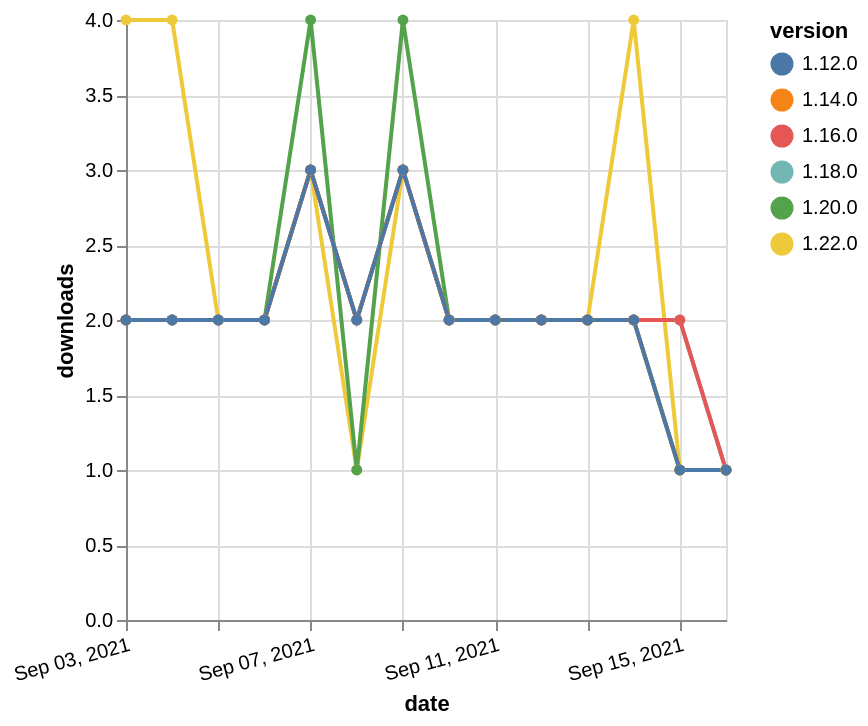

Vega-Lite specification stored for this chart:
### Vega-Lite specification from a JSON file in a GitHub repository (floating-point values rounded to 4 significant figures)
{"$schema": "https://vega.github.io/schema/vega-lite/v5.json", "description": "A simple bar chart with embedded data.", "data": {"values": [{"date": "2021-09-03", "total": 995, "delta": 2, "version": "1.18.0"}, {"date": "2021-09-04", "total": 997, "delta": 2, "version": "1.18.0"}, {"date": "2021-09-05", "total": 999, "delta": 2, "version": "1.18.0"}, {"date": "2021-09-06", "total": 1001, "delta": 2, "version": "1.18.0"}, {"date": "2021-09-07", "total": 1004, "delta": 3, "version": "1.18.0"}, {"date": "2021-09-08", "total": 1006, "delta": 2, "version": "1.18.0"}, {"date": "2021-09-09", "total": 1009, "delta": 3, "version": "1.18.0"}, {"date": "2021-09-10", "total": 1011, "delta": 2, "version": "1.18.0"}, {"date": "2021-09-11", "total": 1013, "delta": 2, "version": "1.18.0"}, {"date": "2021-09-12", "total": 1015, "delta": 2, "version": "1.18.0"}, {"date": "2021-09-13", "total": 1017, "delta": 2, "version": "1.18.0"}, {"date": "2021-09-14", "total": 1019, "delta": 2, "version": "1.18.0"}, {"date": "2021-09-15", "total": 1021, "delta": 2, "version": "1.18.0"}, {"date": "2021-09-16", "total": 1022, "delta": 1, "version": "1.18.0"}, {"date": "2021-09-03", "total": 217, "delta": 4, "version": "1.22.0"}, {"date": "2021-09-04", "total": 221, "delta": 4, "version": "1.22.0"}, {"date": "2021-09-05", "total": 223, "delta": 2, "version": "1.22.0"}, {"date": "2021-09-06", "total": 225, "delta": 2, "version": "1.22.0"}, {"date": "2021-09-07", "total": 228, "delta": 3, "version": "1.22.0"}, {"date": "2021-09-08", "total": 229, "delta": 1, "version": "1.22.0"}, {"date": "2021-09-09", "total": 232, "delta": 3, "version": "1.22.0"}, {"date": "2021-09-10", "total": 234, "delta": 2, "version": "1.22.0"}, {"date": "2021-09-11", "total": 236, "delta": 2, "version": "1.22.0"}, {"date": "2021-09-12", "total": 238, "delta": 2, "version": "1.22.0"}, {"date": "2021-09-13", "total": 240, "delta": 2, "version": "1.22.0"}, {"date": "2021-09-14", "total": 244, "delta": 4, "version": "1.22.0"}, {"date": "2021-09-15", "total": 245, "delta": 1, "version": "1.22.0"}, {"date": "2021-09-16", "total": 246, "delta": 1, "version": "1.22.0"}, {"date": "2021-09-03", "total": 691, "delta": 2, "version": "1.20.0"}, {"date": "2021-09-04", "total": 693, "delta": 2, "version": "1.20.0"}, {"date": "2021-09-05", "total": 695, "delta": 2, "version": "1.20.0"}, {"date": "2021-09-06", "total": 697, "delta": 2, "version": "1.20.0"}, {"date": "2021-09-07", "total": 701, "delta": 4, "version": "1.20.0"}, {"date": "2021-09-08", "total": 702, "delta": 1, "version": "1.20.0"}, {"date": "2021-09-09", "total": 706, "delta": 4, "version": "1.20.0"}, {"date": "2021-09-10", "total": 708, "delta": 2, "version": "1.20.0"}, {"date": "2021-09-11", "total": 710, "delta": 2, "version": "1.20.0"}, {"date": "2021-09-12", "total": 712, "delta": 2, "version": "1.20.0"}, {"date": "2021-09-13", "total": 714, "delta": 2, "version": "1.20.0"}, {"date": "2021-09-14", "total": 716, "delta": 2, "version": "1.20.0"}, {"date": "2021-09-15", "total": 717, "delta": 1, "version": "1.20.0"}, {"date": "2021-09-16", "total": 718, "delta": 1, "version": "1.20.0"}, {"date": "2021-09-03", "total": 1498, "delta": 2, "version": "1.16.0"}, {"date": "2021-09-04", "total": 1500, "delta": 2, "version": "1.16.0"}, {"date": "2021-09-05", "total": 1502, "delta": 2, "version": "1.16.0"}, {"date": "2021-09-06", "total": 1504, "delta": 2, "version": "1.16.0"}, {"date": "2021-09-07", "total": 1507, "delta": 3, "version": "1.16.0"}, {"date": "2021-09-08", "total": 1509, "delta": 2, "version": "1.16.0"}, {"date": "2021-09-09", "total": 1512, "delta": 3, "version": "1.16.0"}, {"date": "2021-09-10", "total": 1514, "delta": 2, "version": "1.16.0"}, {"date": "2021-09-11", "total": 1516, "delta": 2, "version": "1.16.0"}, {"date": "2021-09-12", "total": 1518, "delta": 2, "version": "1.16.0"}, {"date": "2021-09-13", "total": 1520, "delta": 2, "version": "1.16.0"}, {"date": "2021-09-14", "total": 1522, "delta": 2, "version": "1.16.0"}, {"date": "2021-09-15", "total": 1524, "delta": 2, "version": "1.16.0"}, {"date": "2021-09-16", "total": 1525, "delta": 1, "version": "1.16.0"}, {"date": "2021-09-03", "total": 1634, "delta": 2, "version": "1.14.0"}, {"date": "2021-09-04", "total": 1636, "delta": 2, "version": "1.14.0"}, {"date": "2021-09-05", "total": 1638, "delta": 2, "version": "1.14.0"}, {"date": "2021-09-06", "total": 1640, "delta": 2, "version": "1.14.0"}, {"date": "2021-09-07", "total": 1643, "delta": 3, "version": "1.14.0"}, {"date": "2021-09-08", "total": 1645, "delta": 2, "version": "1.14.0"}, {"date": "2021-09-09", "total": 1648, "delta": 3, "version": "1.14.0"}, {"date": "2021-09-10", "total": 1650, "delta": 2, "version": "1.14.0"}, {"date": "2021-09-11", "total": 1652, "delta": 2, "version": "1.14.0"}, {"date": "2021-09-12", "total": 1654, "delta": 2, "version": "1.14.0"}, {"date": "2021-09-13", "total": 1656, "delta": 2, "version": "1.14.0"}, {"date": "2021-09-14", "total": 1658, "delta": 2, "version": "1.14.0"}, {"date": "2021-09-15", "total": 1659, "delta": 1, "version": "1.14.0"}, {"date": "2021-09-16", "total": 1660, "delta": 1, "version": "1.14.0"}, {"date": "2021-09-03", "total": 1997, "delta": 2, "version": "1.12.0"}, {"date": "2021-09-04", "total": 1999, "delta": 2, "version": "1.12.0"}, {"date": "2021-09-05", "total": 2001, "delta": 2, "version": "1.12.0"}, {"date": "2021-09-06", "total": 2003, "delta": 2, "version": "1.12.0"}, {"date": "2021-09-07", "total": 2006, "delta": 3, "version": "1.12.0"}, {"date": "2021-09-08", "total": 2008, "delta": 2, "version": "1.12.0"}, {"date": "2021-09-09", "total": 2011, "delta": 3, "version": "1.12.0"}, {"date": "2021-09-10", "total": 2013, "delta": 2, "version": "1.12.0"}, {"date": "2021-09-11", "total": 2015, "delta": 2, "version": "1.12.0"}, {"date": "2021-09-12", "total": 2017, "delta": 2, "version": "1.12.0"}, {"date": "2021-09-13", "total": 2019, "delta": 2, "version": "1.12.0"}, {"date": "2021-09-14", "total": 2021, "delta": 2, "version": "1.12.0"}, {"date": "2021-09-15", "total": 2022, "delta": 1, "version": "1.12.0"}, {"date": "2021-09-16", "total": 2023, "delta": 1, "version": "1.12.0"}]}, "width": "container", "mark": {"type": "line", "point": {"filled": true}}, "encoding": {"x": {"field": "date", "type": "temporal", "timeUnit": "yearmonthdate", "title": "date", "axis": {"labelAngle": -15}}, "y": {"field": "delta", "type": "quantitative", "title": "downloads"}, "color": {"field": "version", "type": "nominal"}, "tooltip": {"field": "delta"}}}
